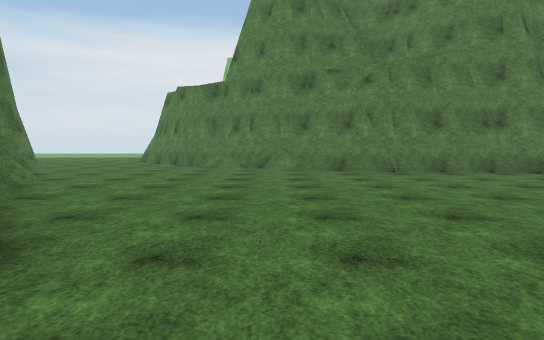
View 1 (above)

17 first-person views from a walk through a Unity game level. The camera is 1.4 m above the floor, tilts 4° down and sees 75° across. The floor is counted in squares, 2 m on a side. Each view is taken from the middle of a square. On the plan, view 1 faces up. The plan holds only what a view shows up to about 11 squares ahead; the rest is blank. The place goes on beyond the plan. The player character is not drawn. Some animated figures are left out. Surface patterns are stand-ins for the level's own textures.

View 2
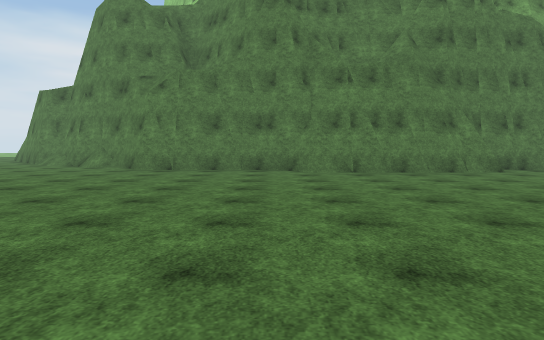

View 3
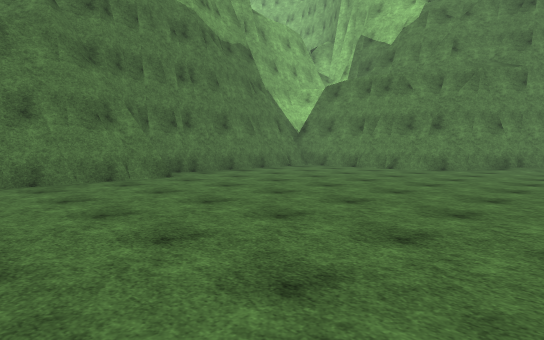

View 4
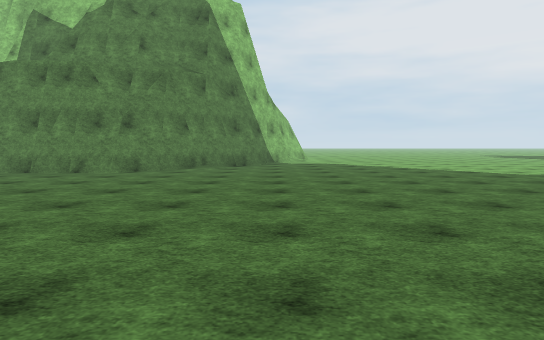

View 5
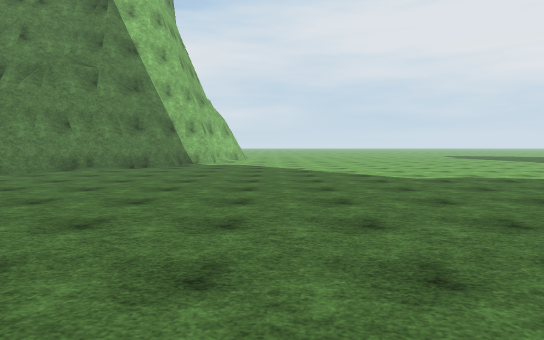

View 6
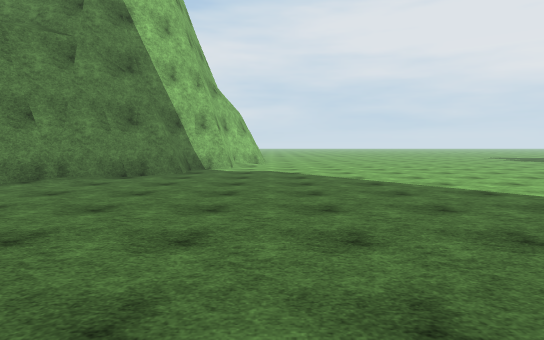

View 7
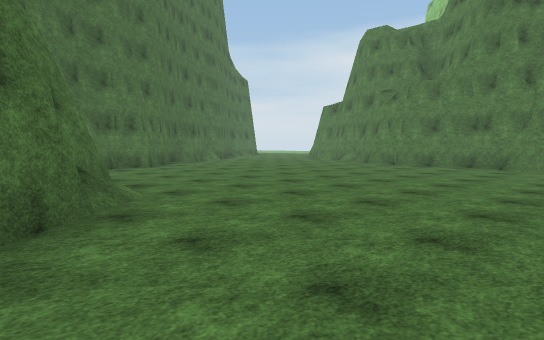

View 8
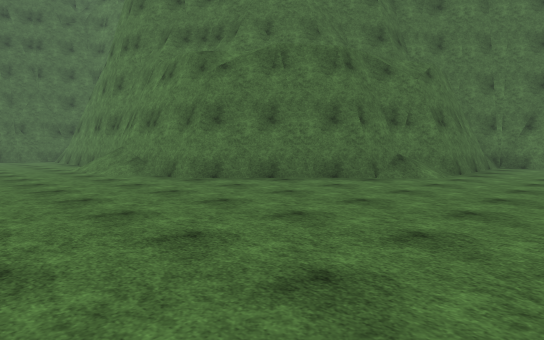

View 9
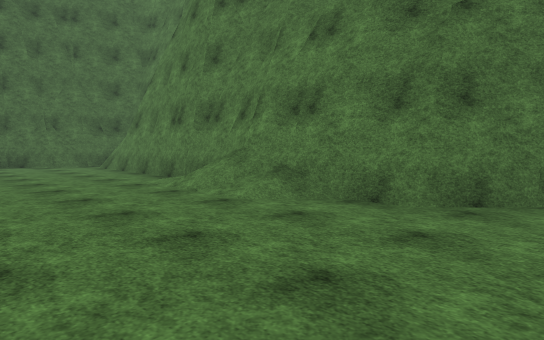

View 10
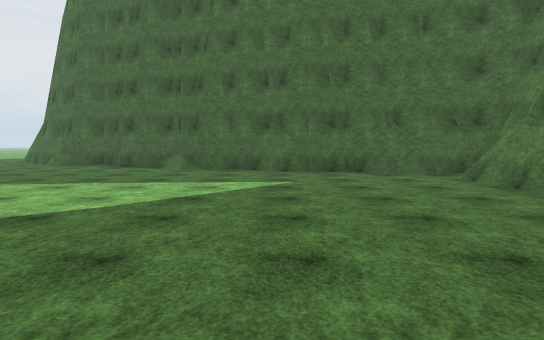

View 11
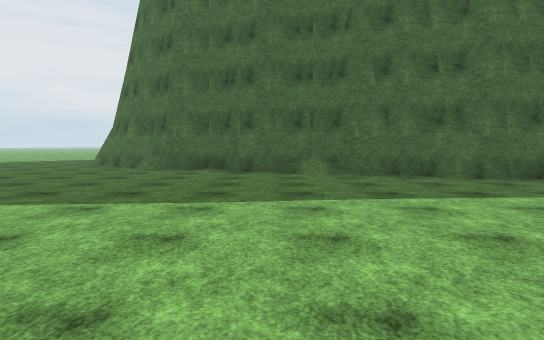

View 12
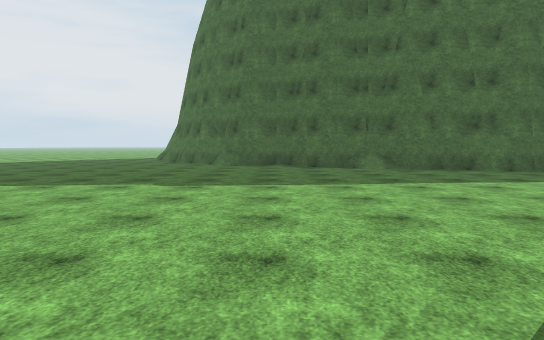

View 13
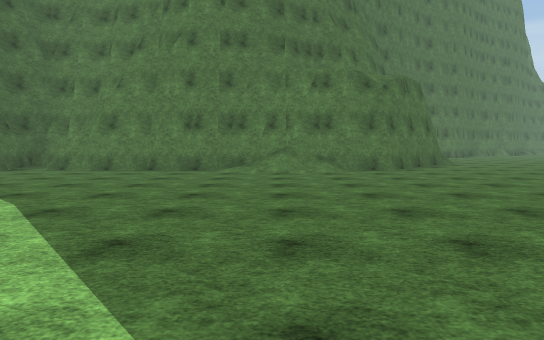

View 14
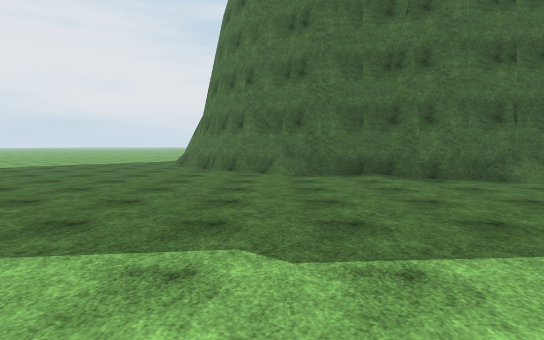

View 15
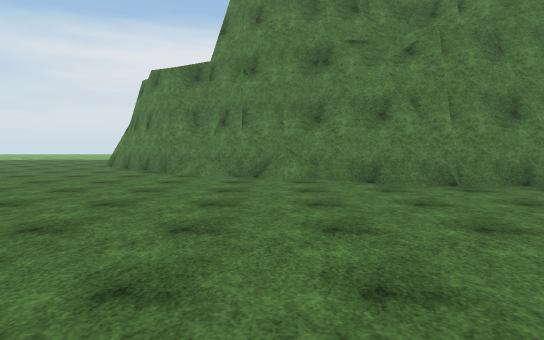

View 16
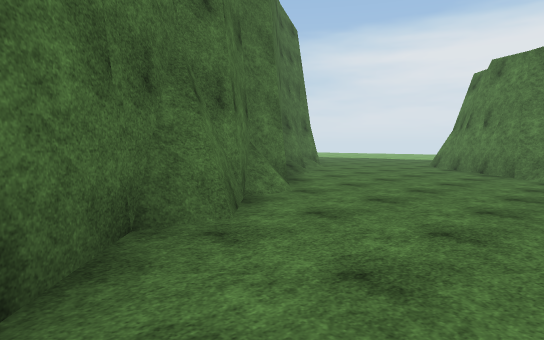

View 17
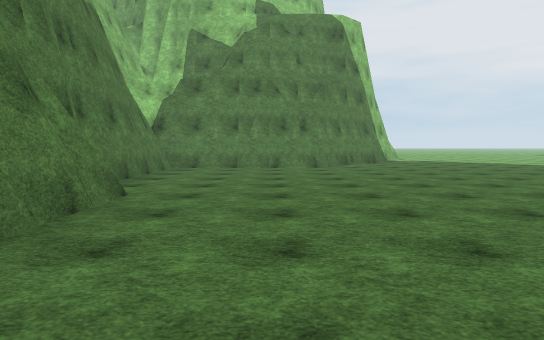

### Floor plan
Points are (right, up) in squares from view 1. A wall is a line through its corners. A room is listed if a view was taken in it or the views show most of it. See-through windows are left out.
Room 1 (views 1, 2, 3, 4, 5, 6, 7, 8, 9, 10, 11, 12, 13, 14, 15, 16, 17)
walls: (7.8, -4.6) (7.8, -5.4); (7.9, -5.2) (8.2, -7.7); (6.8, -3.6) (7.1, -4); (7.9, -6.6) (8, -7.6) (7.8, -8.4); (5.1, -1.8) (8, -4.7) (8, -14.4); (7.8, -8.1) (7.8, -9.2); (3, -0.9) (4.2, -1.8) (5.2, -2); (2.5, -1.1) (3.2, -1.1); (2.2, -1) (2.7, -1.1); (7.9, -13.2) (7.8, -13.3) (7.8, -14.1); (19.1, 4.1) (18.8, 4.7) (18.2, 5.2) (18.2, 5.8); (7.6, -13.4) (7.6, -14); (11.5, 8.1) (7.2, 8.1) (6.3, 9) (6, 9.1) (2.4, 9.1); (18.4, 5.4) (18, 6.2); (10.8, 8.3) (7, 8.3); (11.5, 8.3) (10.9, 8.3); (21.2, 2.1) (20.7, 2.5); (21.6, 1.5) (18, 5.2) (18, 9.1) (11.9, 9.1); (8.2, 8.2) (7.5, 8.5) (7.1, 8.5) (6.7, 9) (6.1, 9.1); (-0.8, 0.1) (-0.8, -0.7); (-1, -0.6) (-0.2, -1.2); (7, -14.7) (7.1, -15.6); (6.8, -14.9) (6.9, -15.4) (7.2, -15.6); (9, -15.8) (9.6, -16.4) (10, -16.5); (7.9, -15.6) (8.6, -15.9); (6.9, -15.6) (9.1, -15.6) (10, -16.5); (10.9, -16.4) (11.6, -16.9); (9.8, -16.5) (11.9, -16.5); (11.2, -16.7) (12.1, -16.7) (12.7, -17.3); (-1.8, 1.9) (-1.8, 1.1) (-1, 0.2) (-1, -0.5) (-0.7, -0.9) (3.2, -0.9); (12.5, -17.3) (13, -17.4); (3.3, 9.2) (2.8, 9.3); (13, -17.5) (13.9, -17.5) (15, -18.5) (16.9, -18.5) (17.8, -19.4) (18.8, -19.4) (20, -20.5); (2.1, 9.4) (1.4, 10.1); (1.7, 9.9) (0.3, 11) (-0.5, 11.2); (-4, 5.2) (-4, 4.4) (-2.7, 3.1); (-4.5, 5.8) (-3.7, 5) (-3.7, 4.2); (-0.9, 11.5) (-1.7, 12.2); (19.8, -20.2) (20.8, -20.5); (-1.7, 12) (-2.8, 12.2) (-4.5, 13.9)
low walls: (-0.1, 10.6) (-0.7, 10.8); (19.9, -19.6) (20.9, -20.5)

Where each view was taken, in squares from view 1:
view 1: 0 up, 0 right, facing up
view 2: 1 down, 6 right, facing up
view 3: 1 up, 8 right, facing up-right
view 4: 1 up, 9 right, facing right
view 5: 2 down, 10 right, facing right
view 6: 1 down, 13 right, facing right
view 7: 3 down, 9 right, facing up-left
view 8: 2 up, 12 right, facing down-left
view 9: 3 down, 12 right, facing down-left
view 10: 7 down, 12 right, facing down
view 11: 9 down, 16 right, facing down
view 12: 7 down, 18 right, facing down
view 13: 8 down, 18 right, facing left
view 14: 11 down, 20 right, facing down
view 15: 3 up, 0 right, facing up
view 16: 3 up, 1 left, facing up-left
view 17: 6 up, 7 right, facing right
